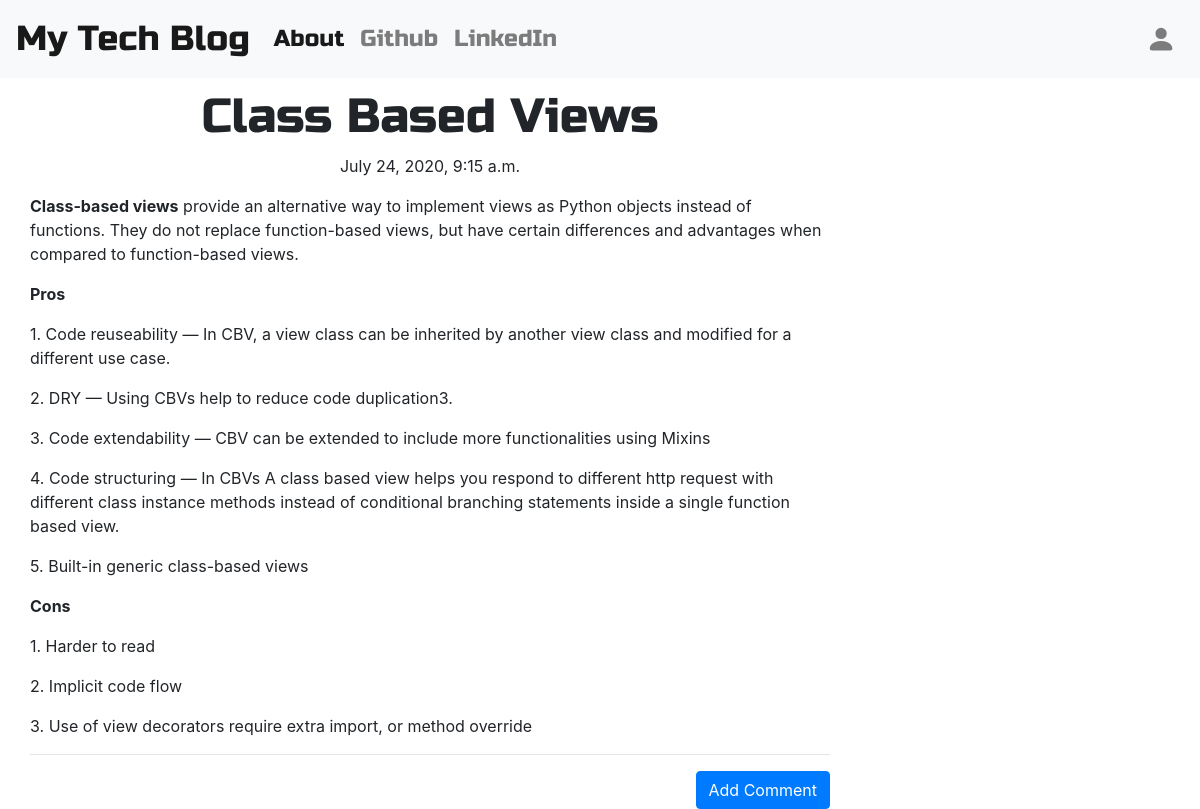
Screenshot of /post/9/ with the database file from the repository.
### blog/models.py (models this page shows, shortened)
class Post(models.Model):
    author = models.ForeignKey('auth.User', on_delete=models.CASCADE)
    title = models.CharField(max_length=200)
    text = models.TextField()
    created_date = models.DateTimeField(default=timezone.now)
    published_date = models.DateTimeField(blank=True, null=True)

### blog/views.py (the view)
# urls.py: path('post/<int:pk>/', views.PostDetailView.as_view(), name='post_detail'),
class PostDetailView(DetailView):
    model = Post

### blog/templates/blog/post_detail.html (shortened to what this page needs)
{% extends 'blog/base.html' %}}
{% block content %}
<div class="postdetail">
<h1 class="posttitle loader">{{post.title}}</h1>
{% if post.published_date %}
    <div class="date postdate">
        {{ post.published_date }}
    </div>
{% else %}
    <a class="btn btn-secondary" href="{% url 'post_publish' pk=post.pk %}">Publish</a>
{% endif %}
<p class="postcontent">{{post.text|safe|linebreaksbr}}</p>
<hr>
<a class="btn btn-primary btn-comment" href="{% url 'add_comment_to_post' pk=post.pk %}">Add Comment</a>
</div>
<div class="container">
    {% for comment in post.comments.all %}
        <br>
    {% empty %}
        <p>No comments posted.</p>
    {% endfor %}
</div>
{% endblock %}

### blog/static/css/blog.css (style rules this page uses)
.postdate { text-align: center; }
.posttitle { font-family: 'Russo One', sans-serif; font-size: 3em; text-align: center; }
.postcontent { font-family: 'Montserrat'; font-size: 1.5em; }
.postdetail { max-width: 800px; position: relative; }
.btn-comment { position: absolute; right: 0px; }
.loader { filter:hue-rotate(0deg); color: linear-gradient(45deg,#0f8,#08f); animation:hue 5000ms infinite linear; }

### rows the page displays
Post: title "Class Based Views", published_date "July 24, 2020, 9:15 a.m.", text "Class-based views provide an alternative way to implement views as Python objects instead of functions. They do not replace function-based views, but have certain differences and advantages when compared to function-based views. Pros 1. Code reuseability — In CBV, a view class can be inherited by another view class and modified for a different use case. 2. DRY — Using CBVs help to reduce code duplication3. 3. Code extendability — CBV can be extended to include more functionalities using Mixins 4. Code structuring — In CBVs A class based view helps you respond to different http request with different class instance methods instead of conditional branching statements inside a single function…"
